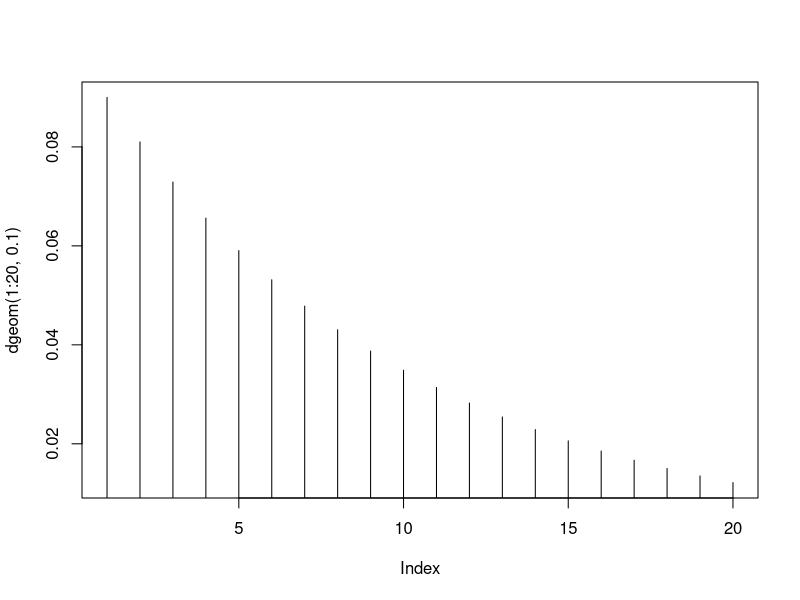
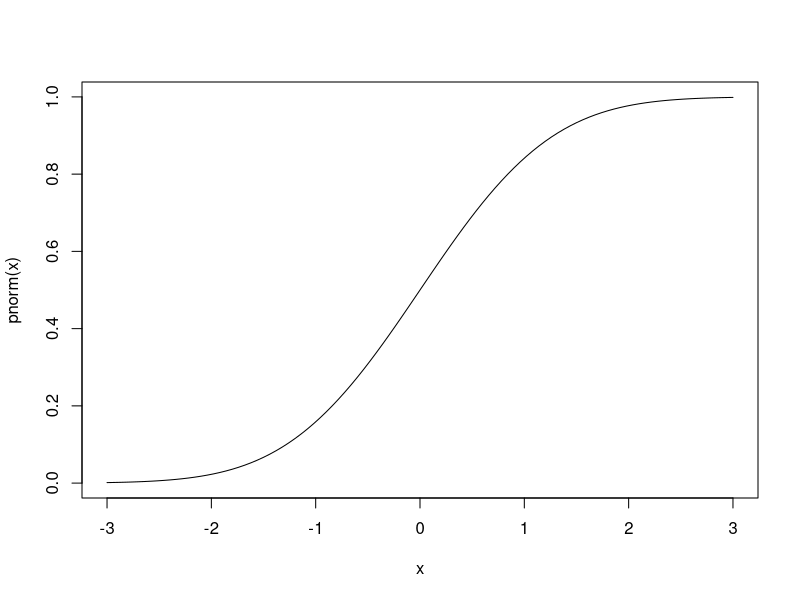
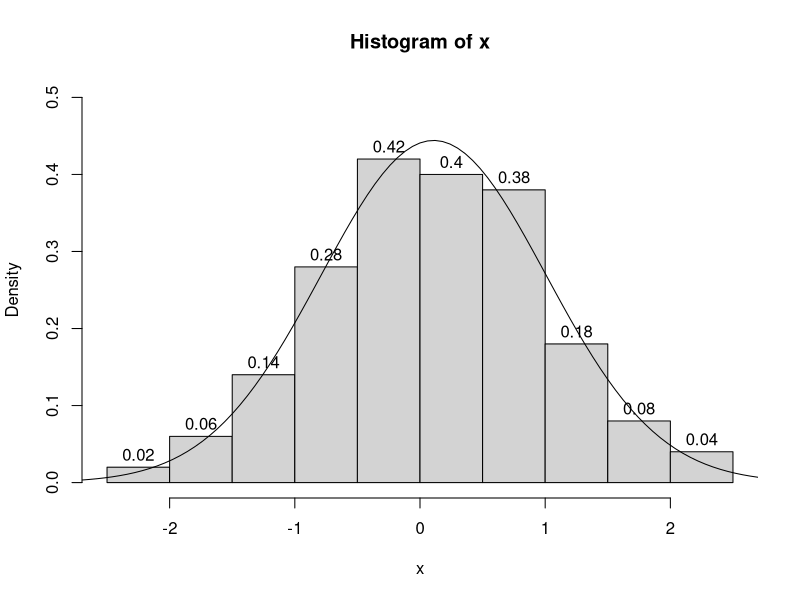
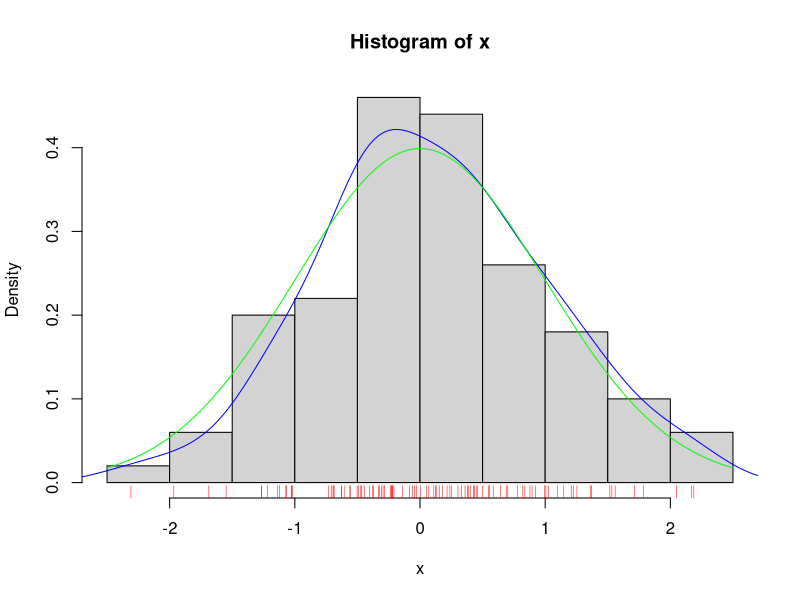
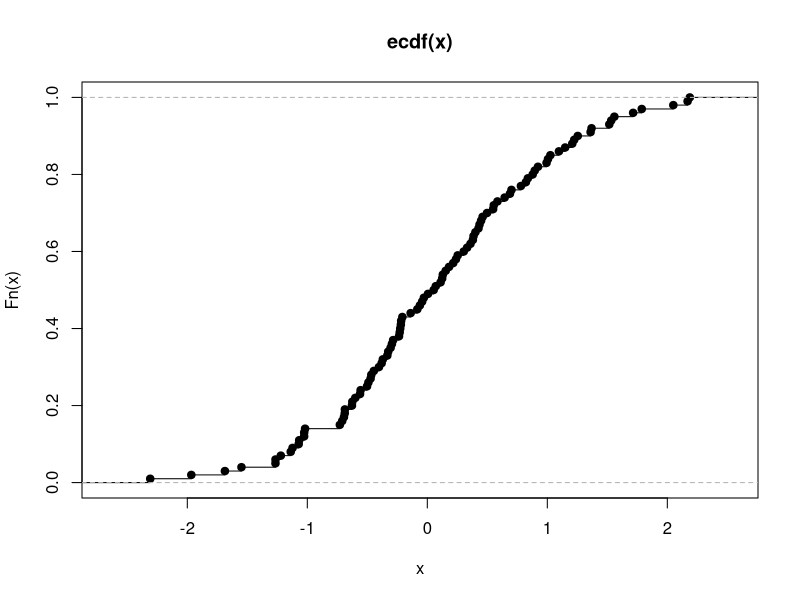
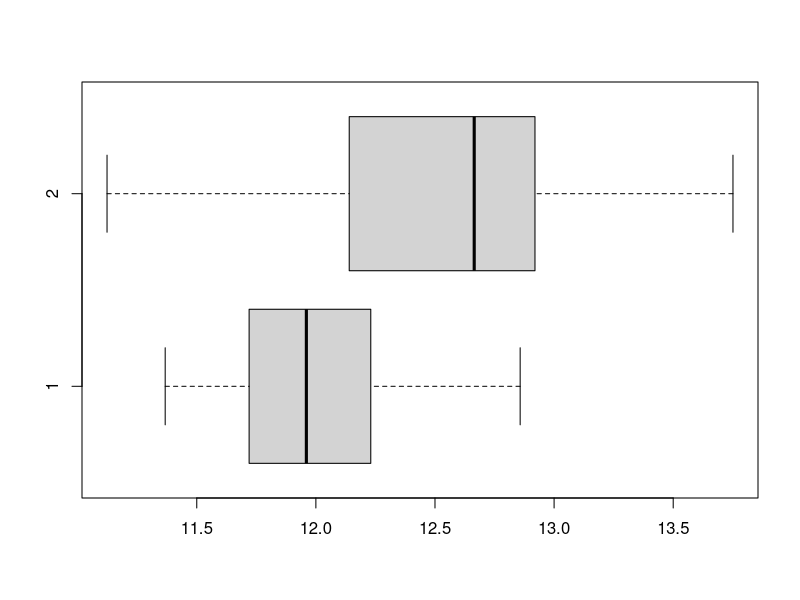

R code for these plots, in order:
## ---- chunk 1
knitr::opts_chunk$set(echo = TRUE, out.width="40%")
## ---- chunk 2
a <- 1
# ma anche
b = 2
# tuttavia si preferisce la notazione a freccia, 
# perché funziona anche così:
3 -> c
# per visualizzare il valore di una variabile:
c
# in un colpo solo:
(d <- "stringa")
## ---- chunk 3
c(1L, 7, "2")
c(T, 0)
as.numeric(c("a", "1"))
as.character(c(1, 1.7))
## ---- chunk 4
# Si costruiscono con l'operatore/funzione c():
v1 <- c(10, 2, 7.5, 3)
# oppure con una sequenza:
v2 <- 1:10
# anche con passo specificato:
v3 <- seq(1, 10, 0.5)
# Le funzioni si chiamano con le parentesi tonde, 
# separando argomenti con ,
## ---- chunk 5
(m1 <- matrix(1:10, 2, 5))
## ---- chunk 6
attr(m1, "dim")
v <- 1:4
attr(v, "dim") <- c(2,2) # equivale a dim(m) <- c(2,2)
v
## ---- chunk 7
(vf <- factor(LETTERS[1:5], ordered=T))
class(vf)
typeof(vf)
vf[1] < vf[3]
## ---- chunk 8
# Le variabili sono nativamente dei vettori.
# Gli scalari sono solo vettori di dimensione 1
length(a)
length(v1)
# le funzioni agiscono quindi sempre su vettori:
a * 2
v3 + 2
## ---- chunk 9
v1[3]
m1[1,1]
m1[2,]
m1[,]
## ---- chunk 10
v1[c(2,4,1)]
v2[v2 %% 2 == 0]
v2 %% 2 == 0 # operatore modulo (resto)
## ---- chunk 11
my_fun <- function(x) x^2
my_fun(1:5)
your_fun <- my_fun
your_fun(6)
my_apply <- function(x, f) f(x)
my_apply(10, my_fun)
## ---- chunk 12
`pwr<-` <- function(obj, value) obj ** value
a <- 2
pwr(a) <- 10
a
## ---- chunk 13
f <- function(x, y, n=10, test=F) { 
  ifelse(test, 0, x^y + n)
}
f(2, 10)
f(test=F, y=10, x=2)
f(test=T)
## ---- chunk 14
system.time(m <- mean(1:1E6))
m
## ---- chunk 15
df <- data.frame(A=1:10, B=letters[1:10])
head(df)
## ---- chunk 16
df[2,2]
df$B[2]
# anche in assegnazione
df$C <- LETTERS[1:10]
head(df, 3)
## ---- chunk 17
v <- runif(5, 1, 10)
sort(v)
rev(sort(v))
sort(v, decreasing = T)
## ---- chunk 18
df <- data.frame(A=1:5, B=runif(5))
df[order(df$B),]
## ---- chunk 19
sample(1:10) # con reinserimento
sample(1:10, replace = T) # senza reinserimento
sample(1:10, size = 5)
sample(10) # generazione interi casuali senza rpetizione
## ---- chunk 20
(df <- expand.grid(A=1:2, B=c("-", "+")))
## ---- chunk 21
by(df$A, INDICES = df$B, FUN=sum)
aggregate(A~B, data = df, FUN = sum)
## ---- chunk 22
(m <- matrix(sample(6), 2, 3))
apply(m, 1, sum)
apply(m, 2, sum)
## ---- chunk 23
v <- 1:10
head(lapply(v, sqrt), n = 2)
## ---- chunk 24
v <- 1:5
names(v) <- paste0("sqrt(",v,")")
sapply(v, sqrt)
## ---- chunk 25
head(airquality, n = 3)
with(airquality, table(OzHi = Ozone > 80, Month, 
                       useNA = "ifany"))
## ---- chunk 26
round(with(airquality, 
           tapply(Ozone, Month, mean, na.rm=T)), 1)
# O anche:
aggregate(Ozone~Month, data=airquality, FUN=mean, ra.rm=T)
## ---- chunk 27
plot(dgeom(1:20, 0.1), typ="h")
curve(pnorm(x), xlim=c(-3, 3))
## ---- chunk 28
set.seed(1)
x <- rnorm(100)
m <- mean(x); s <- sd(x)
hist(x, prob=T, ylim=c(0, 0.5), labels=T)
curve(dnorm(x, mean=m, sd=s), xlim=c(-3, 3), add=T)
## ---- chunk 29
set.seed(123)
x <- rnorm(100)
hist(x, prob=T)
rug(x, col="red")
lines(density(x), col="blue")
curve(dnorm(x), add=T, col="green")
## ---- chunk 30
plot(ecdf(x))
## ---- chunk 31
set.seed(123)
y1 <- rnorm(10, 12, 0.5); y2 <- rnorm(12, 12.5, 0.7)
boxplot(y1, y2, horizontal=T)
## ---- chunk 32
(vt <- var.test(y1, y2))
## ---- chunk 33
t.test(y1, y2, var.equal=(vt$p.value>0.05))
## ---- chunk 34
names(vt)
vt$p.value
